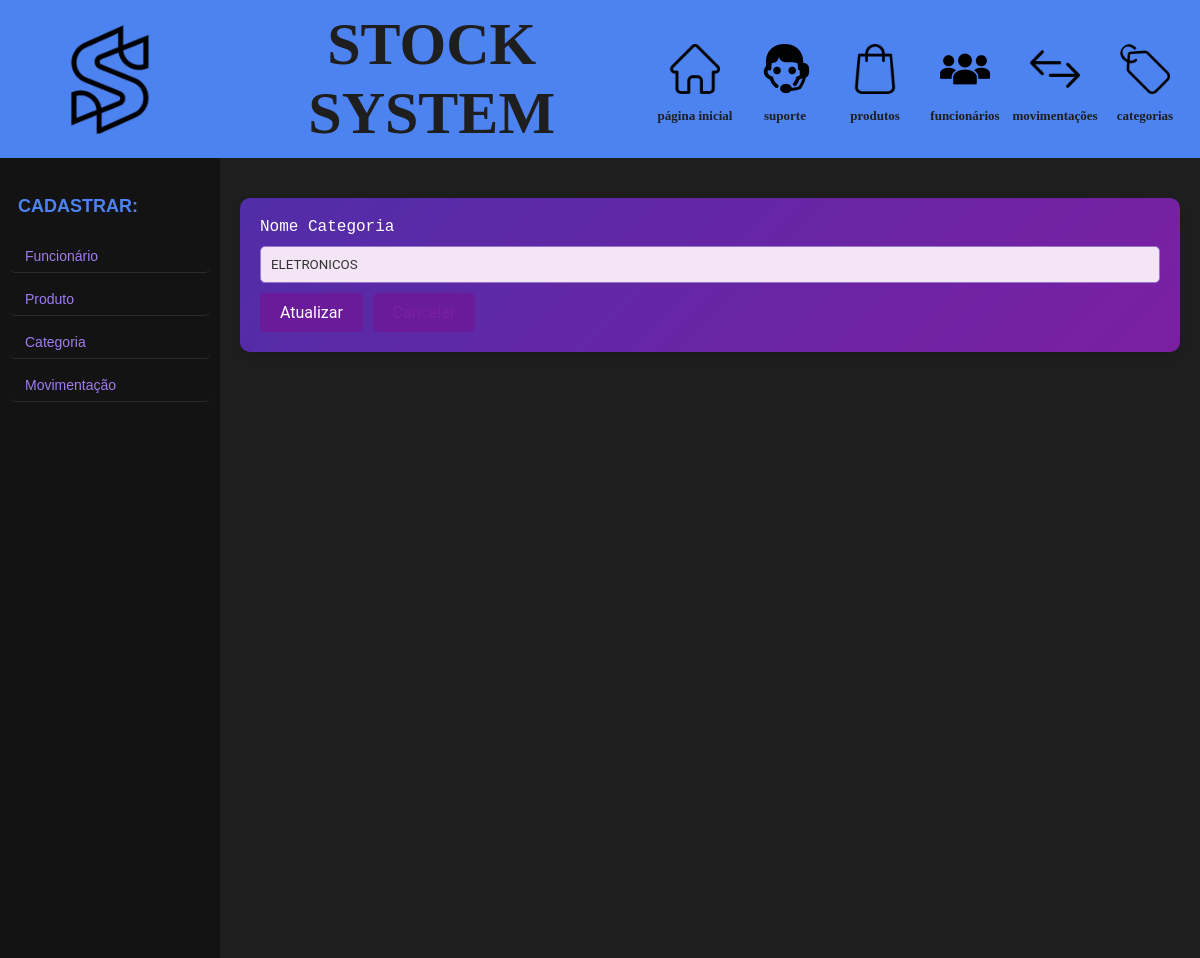
The page /editar_categoria/6 on the database as committed earlier.
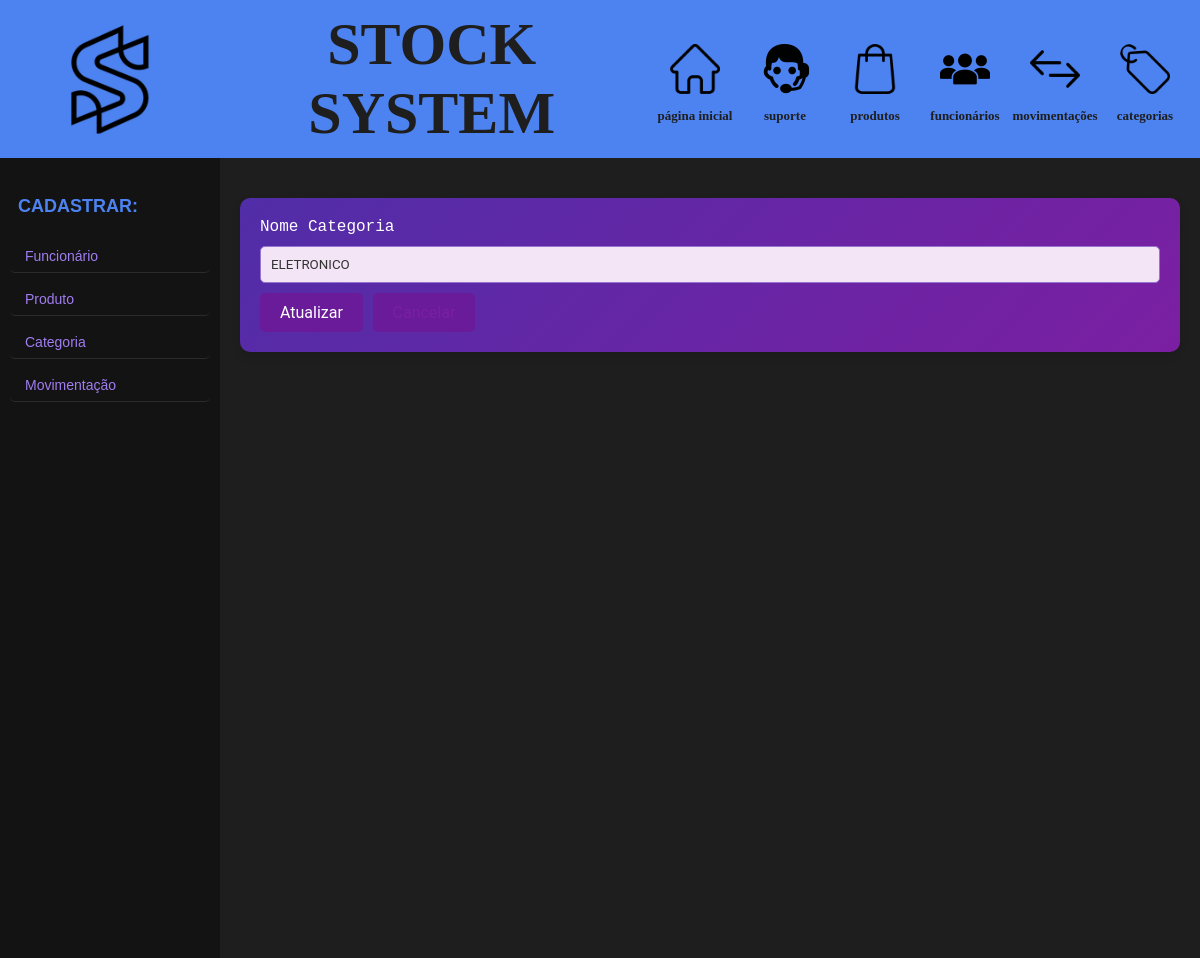
The same page on the database as committed later.
### models.py (models this page shows, shortened)
class Categoria(Base):
    __tablename__ = 'categoria'
    id = Column(Integer, primary_key=True)
    name_categoria = Column(String(20), nullable=False)
    def __repr__(self):
        return '<Categoria: name_categoria: {} id: {}>'.format(self.name_categoria, self.id)

### app.py (the view, shortened to what this page needs)
@app.route('/editar_categoria/<int:id_categoria>', methods=['POST', 'GET'])
def editar_categoria(id_categoria):
    categoria_resultado = db_session.execute(select(Categoria).filter_by(id=int(id_categoria))).scalar()
    print(categoria_resultado)
    if not categoria_resultado:
        flash("Categoria nÃ£o encontrado", "error")
        return redirect(url_for('categoria'))
    return render_template('editar_categoria.html', categoria=categoria_resultado)

### templates/editar_categoria.html
{% extends 'template.html' %}
{% block conteudo %}
<form action="{{url_for('editar_categoria', id_categoria=categoria.id)}}" method="POST">
    <label>Nome Categoria </label>
    <input type="text" name="form_name_categoria" value="{{categoria.name_categoria}}" required>
    <button> Atualizar</button>
    <button><a href="{{url_for('categoria')}}"> Cancelar</a></button>
</form>
{% endblock conteudo %}

Rows that differ between the two databases and show on the page:
changed Categoria: form_name_categoria "ELETRONICOS" → "ELETRONICO"
